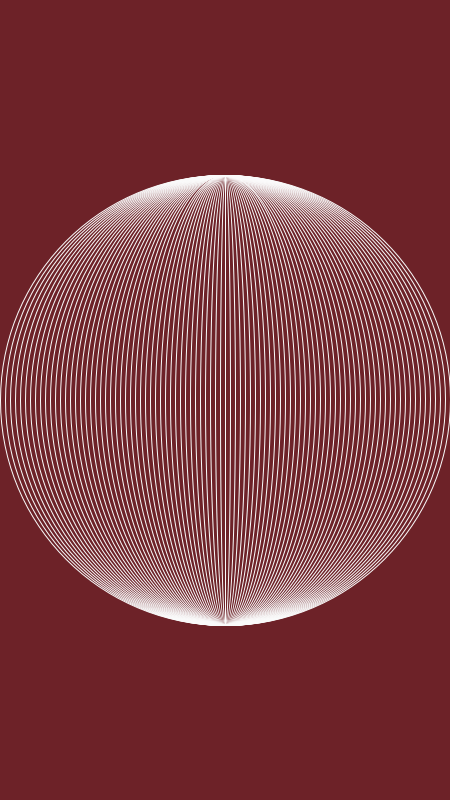
Frame 1 (no input)
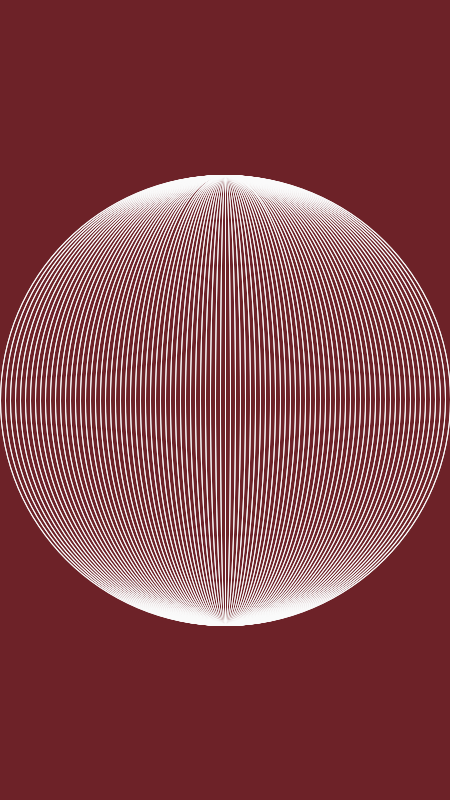
Frame 2 (the mouse pressed at the canvas centre, redrawn once)

The Processing sketch that drew these frames (run headless with seeded random() and noise(); the mouse was pressed at the canvas centre and the sketch redrawn once):

// Processing sketch: processing_139388
// ── processing_139388.pde

float offset = 50.0;
float scaleVal = 50.0;
float angleInc = PI/2;
float angle = 0.0;
 
void setup(){
    size(450 ,800);
    background(109,34,40);
    noFill();
    stroke(250);
    smooth();
    noLoop();
}
 
void draw(){
    for(int x = 0; x <= width; x +=10) {
  
    
      float y = offset + (sin(angle) * scaleVal);
 
      arc(width/2,height/2, x, y*9, PI/2,TWO_PI*2);
   
    }
      
    }
